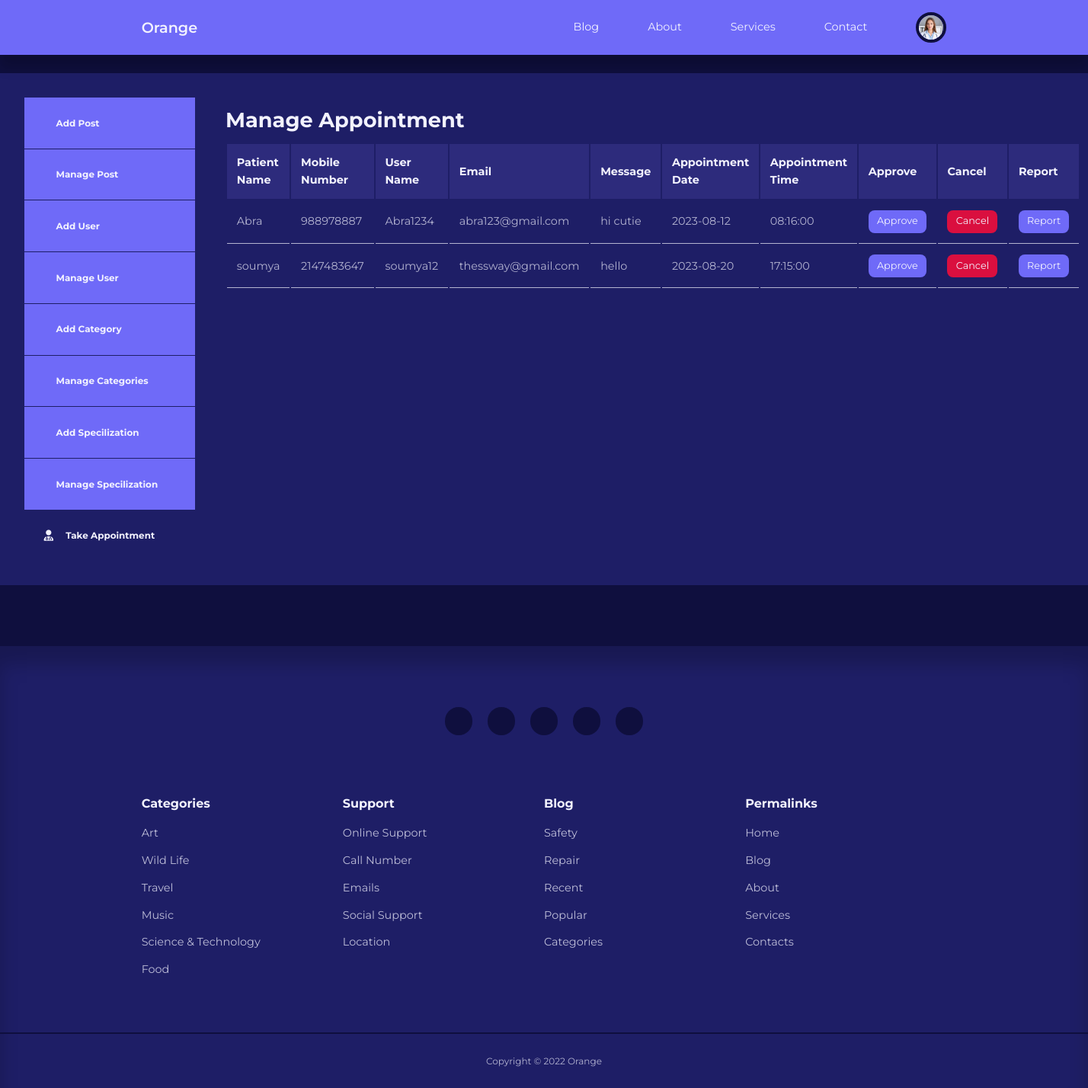
The app's page /admin/manage-appointment.php (signed in) with its own data.
### tables this page shows
CREATE TABLE `users` (
  `id` int(11) UNSIGNED NOT NULL,
  `firstname` varchar(50) NOT NULL,
  `lastname` varchar(50) NOT NULL,
  `username` varchar(50) NOT NULL,
  `email` varchar(100) NOT NULL,
  `password` varchar(255) NOT NULL,
  `avatar` varchar(255) NOT NULL,
  `is_admin` tinyint(1) NOT NULL,
  `Specialization_title` varchar(50) NOT NULL,
  `specialization_id` int(11) UNSIGNED DEFAULT NULL
);

CREATE TABLE `appointment` (
  `id` int(11) UNSIGNED NOT NULL,
  `Patient_Name` varchar(250) NOT NULL,
  `MobileNo` int(50) NOT NULL,
  `username` varchar(50) NOT NULL,
  `email` varchar(250) NOT NULL,
  `AppointmentDate` date NOT NULL,
  `AppointmentTime` time NOT NULL,
  `Specialization` varchar(250) NOT NULL,
  `doctorname` varchar(50) NOT NULL,
  `MessageApt` text NOT NULL,
  `Remark` varchar(250) NOT NULL,
  `Status` varchar(250) NOT NULL,
  `UpdationDate` timestamp NULL DEFAULT NULL ON UPDATE current_timestamp(),
  `ApplyDate` timestamp NOT NULL DEFAULT current_timestamp()
);

### admin/partials/header.php (called while the page is built, shortened)
<?php
require '../partials/header.php';

### admin/manage-appointment.php (the view, shortened to what this page needs)
<?php
include 'partials/header.php';
$doctorid = $_SESSION['user-id'];
$query = "SELECT * FROM appointment WHERE doctorname = (
    SELECT firstname FROM users WHERE id = $doctorid)";
$appointments=mysqli_query($connection,$query);
?>
<section class="dashboard">
    <div class="conatiner dashboard_container">
        <aside>
        <ul>
                <li><a href="add-post.php"><i class="uil uil-pen"></i>
                <h5>Add Post</h5>
                </a></li>
                <li><a href="index.php"><i class="uil uil-postcard"></i>
                    <h5>Manage Post</h5>
                    </a></li>
                    <?php if(isset($_SESSION['user_is_admin'])) : ?>
                    <li><a href="add-user.php"><i class="uil uil-user-plus"></i>
                        <h5>Add User</h5>
                        </a></li>
                        <li><a href="manage-users.php"><i class="uil uil-users-alt"></i>
                            <h5>Manage User</h5>
                            </a></li>
                            <li><a href="add-category.php"><i class="uil uil-edit"></i>
                                <h5>Add Category</h5>
                                </a></li>
                                <li><a href="manage-categories.php" ><i class="uil uil-list-ul"></i>
                                    <h5>Manage Categories</h5>
                                    </a></li>
                                    <li><a href="add-specilization.php"><i class="uil uil-list-ul"></i>
                                       <h5>Add Specilization</h5>
                                    </a></li>
                                    <li><a href="manage-specilization.php"><i class="uil uil-list-ul"></i>
                                    <h5>Manage Specilization</h5>
                                    </a></li>
                                    <li><a href="manage-appointment.php"class="active"><i class="fa-solid fa-user-doctor"></i>
                                    <h5>Take Appointment</h5>
                                    </a></li>
                                    <?php endif ?>
            </ul>
        </aside>
        <main>
            <h2>Manage Appointment</h2>
            <?php if(mysqli_num_rows($appointments)>0): ?>
            <table>
                <thead>
                    <tr>
                        <th> Patient Name</th>
                        <th>Mobile Number</th>
                        <th>User Name</th>
                        <th>Email</th>
                        <th>Message</th>
                        <th>Appointment Date</th>
                        <th>Appointment Time</th>
                        <th>Approve</th>
                        <th>Cancel</th>
                        <th>Report</th>
                    </tr>
                </thead>
                <tbody>
                <?php while($appointment=mysqli_fetch_assoc($appointments)) : ?>
                    <tr>
                        <td><?=$appointment['Patient_Name']?></td>
                        <td><?=$appointment['MobileNo']?></td>
                        <td><?=$appointment['username']?></td>
                        <td><?=$appointment['email'] ?></td>
                        <td><?=$appointment['MessageApt']?></td>
                        <td><?=$appointment['AppointmentDate']?></td>
                        <td><?=$appointment['AppointmentTime']?></td>
                        <td><a href="<?=ROOT_URL?>admin/approve-appointment.php?id=<?=$appointment['id']?>" class="btn sm">Approve</a></td>
                        <td><a href="<?=ROOT_URL?>admin/cancel-appointment.php?id=<?=$appointment['id']?>"class="btn sm danger">Cancel</a></td>
                        <td><a href="<?=ROOT_URL?>admin/report.php?id=<?=$appointment['id']?>"class="btn sm ">Report</a></td>
                    </tr>
                <?php endwhile?>
                </tbody>
            </table>
            <?php else : ?>
           <div class="alert_message error"><?="No Appointments found "?> </div>
           <?php endif?>
        </main>
    </div>
</section>
<?php
include '../partials/footer.php';
?>

### partials/header.php (shortened to what this page needs)
<?php
require 'config/database.php';
if(isset($_SESSION['user-id'])){
  $id=filter_var($_SESSION['user-id'],FILTER_SANITIZE_NUMBER_INT);
  $query="SELECT avatar FROM users WHERE id=$id";
  $result=mysqli_query($connection,$query);
  $avatar=mysqli_fetch_assoc($result);
}
?>
<!DOCTYPE html>
<html lang="en">
  <head>
    <link rel="stylesheet" href="https://cdn.jsdelivr.net/npm/swiper@8/swiper-bundle.min.css"/>
    <link rel="stylesheet" href="https://unicons.iconscout.com/release-pro/v4.0.0/css/line.css">
    <link rel="stylesheet" href="https://cdnjs.cloudflare.com/ajax/libs/font-awesome/6.2.1/css/all.min.css">
    <link rel="stylesheet" href="<?=ROOT_URL ?>css/style.css">
    </head>
    <body>
    <div id="root">
    <nav>
      <div class=" container nav__container">
        <a href="<?=ROOT_URL ?>" class="nav__logo">Orange</a>
        <ul class="nav_items">
         <li><a href="<?=ROOT_URL ?>blog.php">Blog</a></li>
         <li><a href="<?=ROOT_URL ?>about.php">About</a></li>
         <li><a href="<?=ROOT_URL ?>services.php">Services</a></li>
         <li><a href="<?=ROOT_URL ?>contact.php">Contact</a></li>
         <?php if(isset($_SESSION['user-id'])) : ?>
         <li class="nav_profile">
            <div class="avatar">
            <img src="<?=ROOT_URL . 'images/' . $avatar['avatar'] ?>">
            </div>
               </li>
          <?php else : ?>
         <li><a href="<?=ROOT_URL ?>signin.php">Signin</a></li>
         <?php endif ?>
        </ul>
      </div>
    </nav>

### css/style.css (style rules this page uses)
:root { --color-primary: #6f6af8; --color-primary-light:hsl(242,91%,69%,18%); --color-primary-variant:#5854c7; --color-red:#da0f3f; --color-red-light:hsl(346,87%,46%,15%); --color-green:#00c476; --color-green-light:hsl(156,100%,38%,15%); --color-gray-900: #1e1e66; --color-gray-700: #2d2b7c; --color-gray-300: rgba(242,242,254,0.3); --color-gray-200: rgba(242,242,254,0.7);; --color-white:#f2f2fe; --color-bg:#0f0f3e; --transition:all 300ms ease; --container-width-lg:74%; --container-width-md:88%; --form-width:40%; --card-boarder-radius-1:0.3rem; --card-boarder-radius-2:0.5rem; --card-boarder-radius-3:0.8rem; --card-boarder-radius-4:2rem; --card-boarder-radius-5:5rem; }
* { margin:0; padding:0; outline:0; border:0; appearance:0; list-style: none; text-decoration: none; box-sizing: border-box; }
body { font-family: 'Montserrat',sans-serif; line-height: 1.6; color: var(--color-gray-200); overflow-x: hidden ; background:var(--color-bg); font-size: 0.9rem; }
.container { width:var(--container-width-lg); max-width: 1800px; margin-inline:auto; }
section { margin-top: 3rem; width:100vw; }
h1,h2,h3,h4,h5 { color:var(--color-white); line-height: 1.3; }
h2 { font-size: 1.7rem; margin:1rem 0; }
a { color:var(--color-white); transition:var(--transition); }
img { display: block; width: 100%; object-fit: cover; }
nav { background:var(--color-primary); width:100vw; height:4.5rem; position:fixed; top:0; z-index:10; box-shadow: 0 1rem 1rem rgba(0,0,0,0.2); }
.nav__container { height:100%; display: flex; align-items: center; justify-content: space-between; }
.avatar { width: 2.5rem; height:2.5rem; border-radius: 50%; overflow: hidden; border:0.3rem solid var(--color-bg); }
.nav__logo { font-weight: 600; font-size: 1.2rem; }
.nav_items { display: flex; align-items: center; gap:4rem; }
.nav_profile { position:relative; cursor: pointer; }
.btn { display: inline-block; width: fit-content; padding:0.6rem 1.2rem; background-color: var(--color-primary); border-radius: var(--card-boarder-radius-2); cursor:pointer; transition: var(--transition); color:var(--color-white); }
.btn.sm { padding: 0.3rem 0.7rem; font-size: 0.8rem; }
.btn.sm.danger { background: var(--color-red); }
.dashboard { margin-top: 6rem; }
.dashboard_container { display:grid; grid-template-columns: 14rem auto; gap:1rem; background: var(--color-gray-900); padding:2rem; margin-bottom:5rem; }
.dashboard aside a { background-color: var(--color-primary); display: flex; gap:1rem; align-items:center; padding:1.6rem; }
.dashboard aside ul li:not(:last-child) a { border-bottom: 1px solid var(--color-gray-900); }
.dashboard aside a.active { background-color: var(--color-gray-900); }
.dashboard main { margin-left:1.5rem; }
.dashboard main h2 { margin-bottom:0 0 2rem 0; line-height:1; }
.dashboard main table { width: 100%; text-align: left; }
.dashboard main table th { background:var(--color-gray-700); padding: 0.8rem; color:var(--color-white); }
.dashboard main table td { padding: 0.8rem; border-bottom: 1px solid var(--color-gray-200); }

### records on screen
users: avatar (picture)
appointment: Patient_Name "Abra", MobileNo "988978887", username "Abra1234", email "abra123@gmail.com", MessageApt "hi cutie", AppointmentDate "2023-08-12", AppointmentTime "08:16:00"
appointment: Patient_Name "soumya", MobileNo "2147483647", username "soumya12", email "thessway@gmail.com", MessageApt "hello", AppointmentDate "2023-08-20", AppointmentTime "17:15:00"
